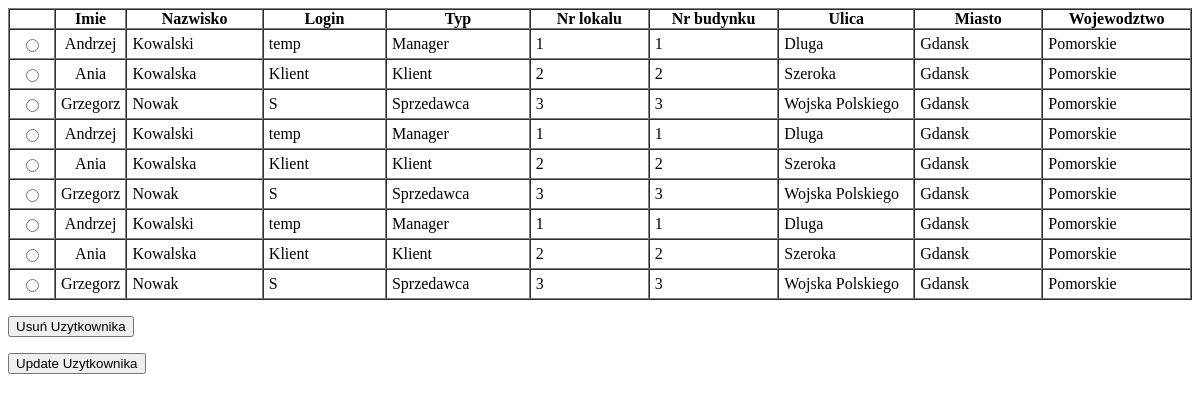
Page /seller/del_user (signed in) on the earlier database version.
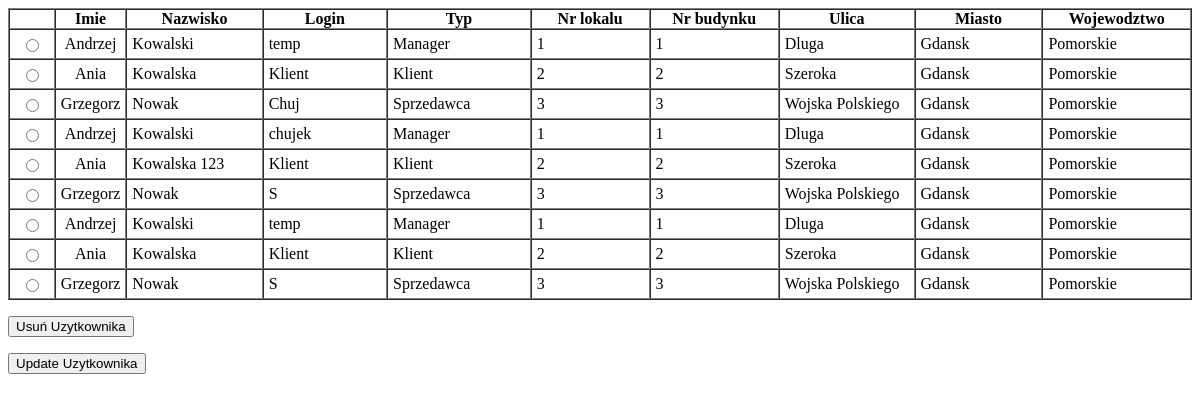
Same page on the later database version.
### tables this page shows
CREATE TABLE Uzytkownik(
                           id    integer primary key autoincrement,
                           login varchar(30)                                                                 not null,
                           haslo varchar(30)                                                                 not null,
                           typ   varchar(15) check (typ = 'Manager' or typ = 'Klient' or typ = 'Sprzedawca') not null,
                           osoba integer ,
                           foreign key(osoba) references Osoba (id)
);

CREATE TABLE Osoba(
		id integer PRIMARY KEY autoincrement,
		imie varchar(20) not null,
		nazwisko varchar(20)not null,
		adres int  not null,
		foreign key(adres) references Adres(id)

	);

CREATE TABLE Adres(
		id integer PRIMARY KEY autoincrement,
		nr_lokalu integer check (nr_lokalu > 0),
		nr_budynku integer check(nr_budynku > 0) not null,
		ulica varchar(40) not null,
		miasto varchar(40) not null,
		wojewodztwo varchar(40) not null

	);

### main.py (the view, shortened to what this page needs)
@app.route("/seller/del_user", methods=["GET", "POST"])
def del_user():
    if session["user_type"] != "Klient":
        form = DeleteUserForm()
        cur = get_db().cursor()
        cur.execute("Select Osoba.id, imie, nazwisko, login, typ, nr_lokalu, nr_budynku, ulica, miasto, wojewodztwo from Osoba inner join Uzytkownik on Osoba.id = Uzytkownik.id inner join Adres on Adres.id = Osoba.id" )
        return render_template(
            "html/del_user.html.j2", form=form, persons=cur.fetchall(),
        )
    return redirect(url_for("index"))

### app/forms.py
class DeleteUserForm(FlaskForm):
    submit = SubmitField("Usuń Uzytkownika")
    submitUpdate = SubmitField("Update Uzytkownika")

### main.py (called while the page is built)
def get_db():
    db = getattr(_app_ctx_stack, "_database", None)
    if db is None:
        db = _app_ctx_stack._database = sqlite3.connect(
            DB_NAME, check_same_thread=False
        )
    return db

### templates/html/del_user.html.j2 (shortened to what this page needs)
{% extends "html/base.html.j2" %}
{% block content %}
        <form action="" method="post" novalidate>
        <table border="1" cellpadding="0" cellspacing="0">
        <tr style="width:50px;padding:5px;text-align:center;">
        <th></th>
        <th>Imie</th>
        <th>Nazwisko</th>
        <th>Login</th>
        <th>Typ</th>
        <th>Nr lokalu</th>
        <th>Nr budynku</th>
        <th>Ulica</th>
        <th>Miasto</th>
        <th>Wojewodztwo</th>
        </tr>
    {% for i in persons %}
        <tr>
        <td style="width:50px;padding:5px;text-align:center;">
            <input type="radio" name="przycisk" value="{{ i[0] }}">
        </td>
        <td style="width:50px;padding:5px;text-align:center;">
            {{ i[1] }}
        </td>
        <td style="width:200px;padding:5px;">
            {{ i[2] }}
        </td>
        <td style="width:200px;padding:5px;">
            {{ i[3] }}
        </td>
        <td style="width:200px;padding:5px;">
            {{ i[4] }}
        </td>
        <td style="width:200px;padding:5px;">
            {{ i[5] }}
        </td>
        <td style="width:200px;padding:5px;">
            {{ i[6] }}
        </td>
        <td style="width:200px;padding:5px;">
            {{ i[7] }}
        </td>
        <td style="width:200px;padding:5px;">
            {{ i[8] }}
        </td>
        <td style="width:200px;padding:5px;">
            {{ i[9] }}
        </td>
        <tr>
    {% endfor %}
    </table>
        <p>{{ form.submit() }}</p>
        <p>{{ form.submitUpdate() }}</p>
    </form>
{% endblock %}

Differences in the rows shown:
changed Uzytkownik: login "S" → "Chuj"
changed Uzytkownik: login "temp" → "chujek"
changed through a linked row, Uzytkownik: nazwisko "Kowalska" → "Kowalska 123"
